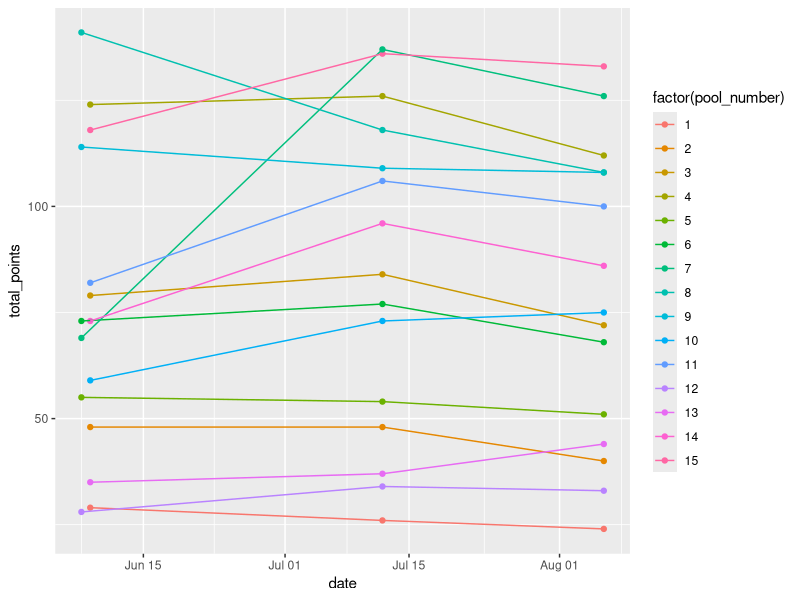
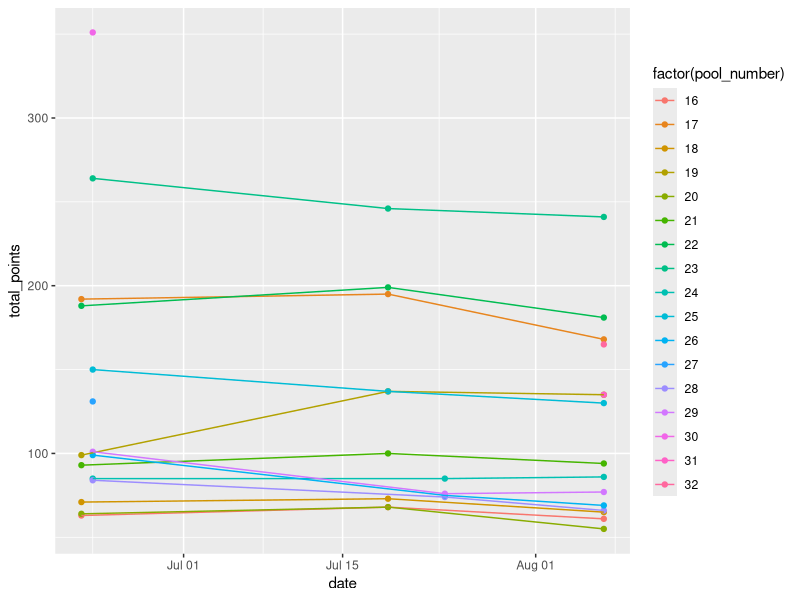
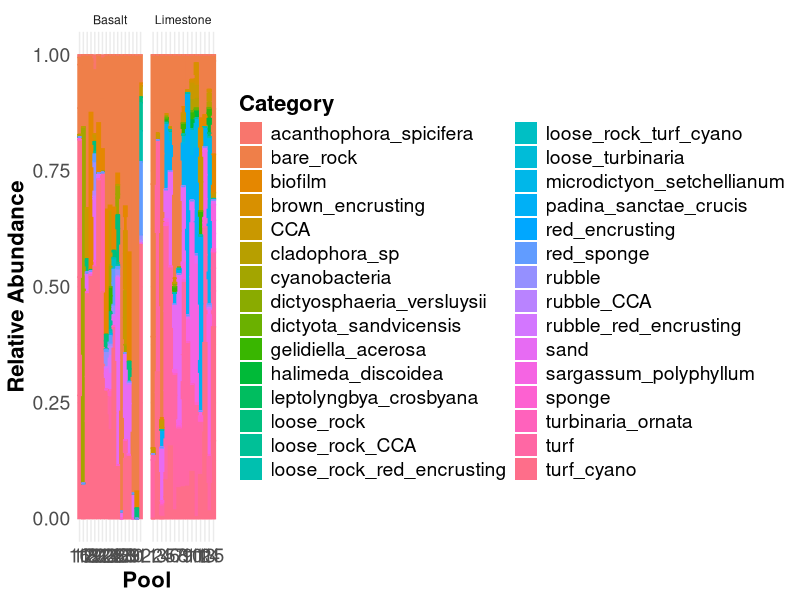
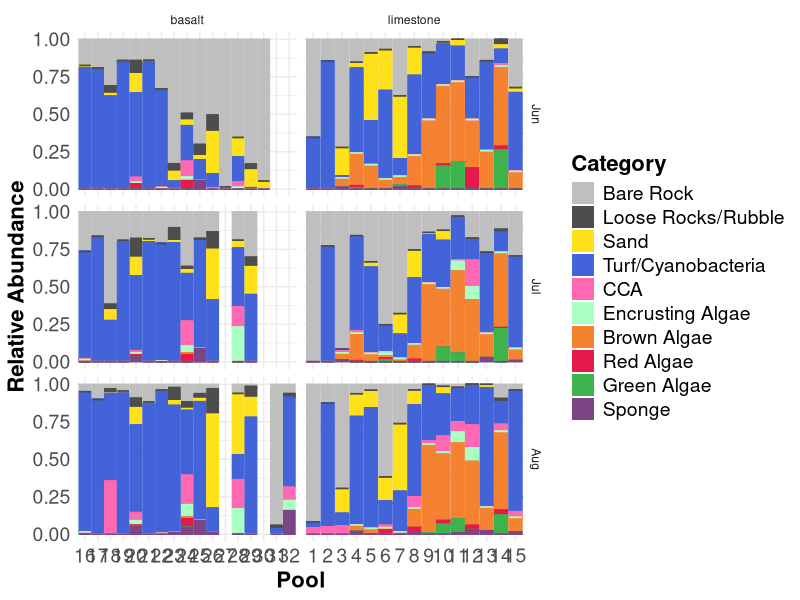
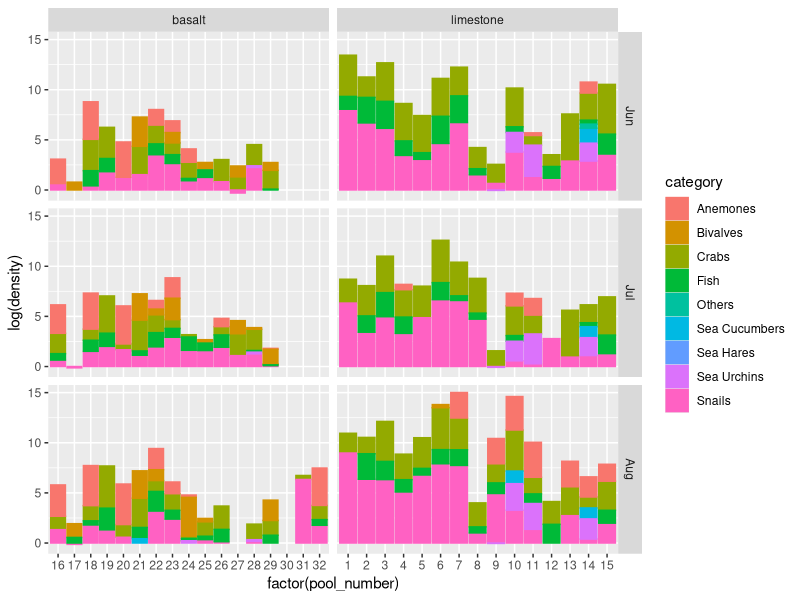

Source code (R) for these figures, in order:
## ---- chunk 1
library(tidyverse)
library(here)
## ---- chunk 2
benthic <- read_csv(here("Data", "benthic_community_composition.csv"))
mobile <- read_csv(here("Data", "mobile_community_composition.csv"))
tp_parameters <- read_csv(here("Data", "tidepool_parameters.csv"))
## ---- chunk 3
benthic %>% filter(site %in% "Kaihalulu Beach") %>% ggplot(aes(x = date, y = total_points, color = factor(pool_number))) + geom_point() + geom_line() 
## ---- chunk 4
benthic %>% filter(site %in% "Sandy Beach") %>% ggplot(aes(x = date, y = total_points, color = factor(pool_number))) + geom_point() + geom_line() 
## ---- chunk 5
benthic$month <- month(benthic$date, label = TRUE)
## ---- chunk 6
benthic_long <- benthic %>%
  select(-c("notes":"observers")) %>%
  pivot_longer(
    cols = c("bare_rock":"red_sponge"),
    names_to = "id",
    values_to = "num_points")
## ---- chunk 7
benthic_long <- benthic_long %>%
                mutate(spp_percent_cover = (num_points/total_points)*100)
## ---- chunk 8
benthic_long %>% ggplot(aes(x= factor(pool_number),
               y = num_points, 
               fill= factor(id), 
               color= id)) + # set lines surrounding each color to match the fill colors 
      geom_bar(stat="identity", position="fill") + # stacked bars
      facet_wrap(~substrate, scales = "free_x",
                 labeller = as_labeller(c(basalt = "Basalt", limestone = "Limestone"))) + 
  
      labs(x = "Pool", # labels
           y="Relative Abundance",
           fill = "Category") +

      theme_minimal() +  # theme
      theme(title = element_text(size = 18, face = "bold"), # make title bigger and bold
            axis.title = element_text(size = 16), # make all text bigger
            axis.text = element_text(size = 14),
            legend.title = element_text(size = 16),
            legend.text = element_text(size = 14)) +
    
      
      guides(color = "none") #+ # keep only legend for fill since fill and color are the same
      
#      scale_fill_manual(values = c('#e6194b', '#3cb44b', "lightblue", '#4363d8', '#f58231', '#000075', '#46f0f0', '#f032e6', '#fabebe', '#800000', '#008080',  '#e6beff', '#aaffc3', '#ffe119' , '#808000')) +
      
#      scale_color_manual(values = c('#e6194b', '#3cb44b', "lightblue", '#4363d8', '#f58231', '#000075', '#46f0f0', '#f032e6', '#fabebe', '#800000', '#008080',  '#e6beff', '#aaffc3', '#ffe119' , '#808000'))
## ---- chunk 9
bare_rock <- c("bare_rock")
sand <- c("sand")
turf_cyano <- c("turf", "cyanobacteria", "turf_cyano", "biofilm", "leptolyngbya_crosbyana", "loose_rock_turf_cyano")
CCA <- c("CCA", "loose_rock_CCA", "rubble_CCA")
encrusting_algae <- c("brown_encrusting", "red_encrusting", "loose_rock_red_encrusting",  "rubble_red_encrusting")
brown_macroalgae <- c("sargassum_polyphyllum", "padina_sanctae_crucis", "turbinaria_ornata", "loose_turbinaria", "dictyota_sandvicensis")
red_macroalgae <- c("acanthophora_spicifera", "gelidiella_acerosa")
green_macroalgae <- c("microdictyon_setchellianum","halimeda_discoidea","cladophora_sp", "dictyosphaeria_versluysii")
loose_abiotic <- c("loose_rock", "rubble")
sponge <- c("sponge", "red_sponge")
## ---- chunk 10
benthic_long_categories <- benthic_long %>% 
                              mutate(category = case_when(id %in% bare_rock ~ "Bare Rock", # create a new column: if the species from the id column is in a certain vector (defined above), enter the specific category in the new column
                                                          id %in% sand ~ "Sand",
                                                          id %in% turf_cyano ~ "Turf/Cyanobacteria",
                                                          id %in% CCA ~ "CCA",
                                                          id %in% encrusting_algae ~ "Encrusting Algae",
                                                          id %in% brown_macroalgae ~ "Brown Algae",
                                                          id %in% red_macroalgae ~ "Red Algae",
                                                          id %in% green_macroalgae ~ "Green Algae",
                                                          id %in% loose_abiotic ~ "Loose Rocks/Rubble",
                                                          id %in% sponge ~ "Sponge"))
## ---- chunk 11
benthic_categories_pcover <- benthic_long_categories %>%
                             mutate(cat_percent_cover = (num_points/total_points)*100) %>%
                             select(-c(total_points, id, num_points)) %>%
                             group_by(date, site, water_date, pool_number, substrate, category) %>%
                             mutate(cat_percent_cover = sum(cat_percent_cover)) %>%
                             distinct(date, site, water_date, pool_number, substrate, .keep_all = TRUE)  # Ensure only one row per pool
## ---- chunk 12
# Change order levels 
benthic_long_categories$category <- factor(benthic_long_categories$category, 
                                             levels=c("Bare Rock", "Loose Rocks/Rubble", "Sand", "Turf/Cyanobacteria", "CCA", "Encrusting Algae", "Brown Algae", "Red Algae", "Green Algae", "Sponge"))
## ---- chunk 13
benthic_long_categories %>% ggplot(aes(x= factor(pool_number),
               y = num_points, 
               fill= factor(category), 
               color= category)) + # set lines surrounding each color to match the fill colors
      geom_bar(stat="identity", position="fill") + # stacked bars
      facet_grid(month ~substrate, scales = "free_x") +
  
      labs(x = "Pool", # labels
           y="Relative Abundance",
           fill = "Category") +

      theme_minimal() +  # theme
      theme(title = element_text(size = 18, face = "bold"), # make title bigger and bold
            axis.title = element_text(size = 16), # make all text bigger
            axis.text = element_text(size = 14),
            legend.title = element_text(size = 16),
            legend.text = element_text(size = 14)) +
    
      
      guides(color = "none")  + # keep only legend for fill since fill and color are the same
      
      scale_fill_manual(values = c('gray75', 'gray30', '#ffe119', '#4363d8', "hotpink", '#aaffc3', '#f58231', '#e6194b', '#3cb44b', "#7C4585")) +
      
      scale_color_manual(values = c('gray75', 'gray30', '#ffe119', '#4363d8', "hotpink", '#aaffc3', '#f58231', '#e6194b', '#3cb44b', "#7C4585"))
## ---- chunk 14
mobile <- left_join(mobile, tp_parameters, by = c("pool_number", "site", "substrate"))
## ---- chunk 15
mobile$month <- month(mobile$date, label = TRUE)
## ---- chunk 16
mobile_long <- mobile %>%
  select(-c("notes.x":"perimeter_m", "depth":"notes.y")) %>%
  pivot_longer(
    cols = c("hermit_crab_large":"shrimp"),
    names_to = "id",
    values_to = "count")
## ---- chunk 17
crabs <- c("hermit_crab_large", "hermit_crab_small", "shore_crab", "crab_other")
snails <- c("snail_large", "snail_small", "cowrie")
seahares <- c("seahare")
anemones <- c("exaiptasia_diaphana")
bivalves <- c("bivalve")
fish <- c("fish_1cm", "fish_2cm", "fish_3cm", "fish_greater_4cm", "eel")
sea_cucumbers <- c("holothuria_atra", "holothuria_cinerascens", "actinopyga_varians", "sea_cucumber")
urchins <- c("echinometra_oblonga", "echinometra_mathaei")
others <- c("jellyfish_small", "shrimp")
## ---- chunk 18
mobile_long_categories <- mobile_long %>% 
                              mutate(category = case_when(id %in% crabs ~ "Crabs", # create a new column: if the species from the id column is in a certain vector (defined above), enter the specific category in the new column
                                                          id %in% snails ~ "Snails",
                                                          id %in% seahares ~ "Sea Hares",
                                                          id %in% anemones ~ "Anemones",
                                                          id %in% bivalves ~ "Bivalves",
                                                          id %in% fish ~ "Fish",
                                                          id %in% sea_cucumbers ~ "Sea Cucumbers",
                                                          id %in% urchins ~ "Sea Urchins",
                                                          id %in% others ~ "Others"))
## ---- chunk 19
mobile_categories_density <- mobile_long_categories %>%
                             mutate(density = (count/surface_area_m2)) %>%
                             select(-c(count, id, surface_area_m2)) %>%
                             group_by(date, site, water_date, pool_number, substrate, category) %>%
                             mutate(density = sum(density)) %>%
                             distinct(date, site, water_date, pool_number, substrate, .keep_all = TRUE)  # Ensure only one row per pool
## ---- chunk 20
mobile_categories_density %>% ggplot(aes(x = factor(pool_number),
                    y = log(density), fill = category, color = category)) +
  geom_bar(stat = "identity") +
  facet_grid(month~substrate, scale = "free_x") 
